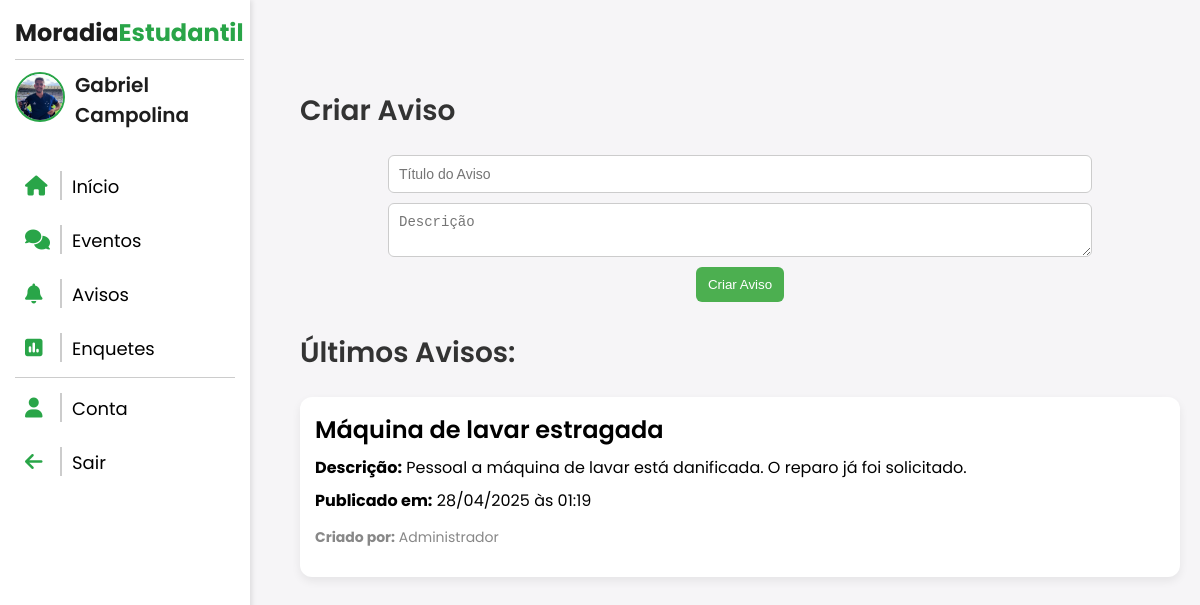
Page /avisos/ (signed in) on the committed database.
### AppMoradia/models.py (models this page shows, shortened)
class CustomUser(AbstractUser):
     foto = models.ImageField(
        upload_to='fotos_perfil/',
        blank=True,
        null=True,
        default='fotos_perfil/default.png'
      )
     tipo = (
         ('VISITANTE','Visitante'),
         ('RESIDENTE','Residente'),
         ('SÍNDICO','Síndico'),
         ('COORDENADOR','Coordenador')
     )
     tipo = models.CharField(max_length=100, choices=tipo, default='VISITANTE')

class Aviso(models.Model):
    titulo = models.CharField(max_length=200)
    descricao = models.TextField()
    data_criacao = models.DateTimeField(auto_now_add=True)
    criado_por = models.ForeignKey(settings.AUTH_USER_MODEL, on_delete=models.CASCADE)

### AppMoradia/views.py (the view)
# urls.py: path('avisos/', views.avisos, name='avisos'),
@login_required
def avisos(request):
    usuario = request.user
    avisos = Aviso.objects.all().order_by('-data_criacao')
    return render(request, 'avisos.html', {'usuario': usuario, 'avisos': avisos})

### AppMoradia/templates/avisos.html (shortened to what this page needs)
{% extends 'sidebar-sistema.html' %}
{% load static %}
    {% block content %}
    <div class="dashboard">
        {% if user.tipo == 'COORDENADOR' or user.tipo == 'SÍNDICO' %}
        <h2 class="dashboard-title">Criar Aviso</h2>
        <div class="form-adicionar-evento">
            <form method="post" action="{% url 'adicionar_aviso' %}">
                <input type="text" name="titulo" placeholder="Título do Aviso" required class="input-evento">
                <textarea name="descricao" placeholder="Descrição" required class="textarea-evento"></textarea>
                <button type="submit" class="btn-adicionar">Criar Aviso</button>
            </form>
        </div>
        {% endif %}
        <h2 class="dashboard-title">Últimos Avisos:</h2>
        <div class="lista-eventos">
            {% for aviso in avisos %}
            <div class="card-evento">
                <div class="header-evento">
                    <h3 class="titulo-evento">{{ aviso.titulo }}</h3>
                </div>
                <div class="info-evento">
                    <p class="descricao-evento"><strong>Descrição:</strong> {{ aviso.descricao }}</p>
                    <p><strong>Publicado em:</strong> {{ aviso.data_criacao|date:"d/m/Y" }} às {{ aviso.data_criacao|date:"H:i" }}</p>
                </div>
                <p class="autor-evento"><strong>Criado por:</strong> {{ aviso.criado_por.first_name }}</p>
            </div>
            {% empty %}
            <p>Nenhum aviso cadastrado ainda.</p>
            {% endfor %}
        </div>
    </div>
    {% endblock %}

### AppMoradia/templates/sidebar-sistema.html (shortened to what this page needs)
{% load static %}
<!DOCTYPE html>
<html lang="en">
<head>
    <link rel="stylesheet" href="{% static 'css/sistema.css' %}">
    <link rel="stylesheet" href="https://cdnjs.cloudflare.com/ajax/libs/font-awesome/6.5.0/css/all.min.css" />
</head>
<body>
    <div class="sidebar" id="sidebar">
        <div class="title">
            <span class="gray">Moradia</span><span class="green">Estudantil</span>
        </div>
        <div class="user-info">
            <a href="{% url 'conta' %}"><img src="{{ usuario.foto.url }}" alt="Foto do usuário" class="user-photo"></a>
            <span class="user-name">{{ usuario.first_name }}</span>
        </div>
        <ul>
            <li><a href="{% url 'sistema' %}"><i class="fa-solid fa-house"></i><span class="menu-text">Início</span></a></li>
            <li><a href="{% url 'eventos' %}"><i class="fa-solid fa-comments"></i><span class="menu-text">Eventos</span></a></li>
            <li><a href="{% url 'avisos' %}"><i class="fa-solid fa-bell"></i><span class="menu-text">Avisos</span></a></li>
            <li><a href="{% url 'enquetes' %}"><i class="fa-solid fa-square-poll-vertical"></i><span class="menu-text">Enquetes</span></a></li>
        <div class="options">
            <li><a href="{% url 'conta' %}"><i class="fa-solid fa-user"></i><span class="menu-text">Conta</span></a></li>
            <li>
                <a class="btn-sair" href="#" onclick="document.getElementById('logout-form').submit();"><i class="fa-solid fa-arrow-left"></i><span class="menu-text">Sair</span></a>
            </li>
           </div>
        </ul>
    </div>
    <div class="main-content">
        {% block content %}
        {% endblock %}
    </div>
</body>
</html>

### AppMoradia/static/css/sistema.css (style rules this page uses)
* { box-sizing: border-box; }
html, body { width: 100%; overflow-x: hidden; }
body { background: #f6f5f7; font-family: 'Poppins', sans-serif; margin: 0; }
.gray { user-select: none; font-weight: bold; color: #1d1d1d; text-align: center; font-size: 24px; margin-bottom: 20px; border-bottom: 1px solid #ccc; padding-bottom: 10px; }
.green { user-select: none; font-weight: bold; color: #29a548; text-align: center; font-size: 24px; margin-bottom: 20px; border-bottom: 1px solid #ccc; padding-bottom: 10px; }
.sidebar { position: fixed; width: 250px; height: 100vh; background-color: #fff; padding: 15px; box-shadow: 2px 0 5px rgba(0, 0, 0, 0.1); transition: transform 0.3s ease-in-out; transform: translateX(0); z-index: 1000; display: flex; flex-direction: column; }
.options { border-top: 1px solid #ccc; }
.btn-sair { color: black; }
.sidebar ul { list-style-type: none; padding: 0; color: black; }
.sidebar ul li { margin: 5px 0; cursor: pointer; }
.sidebar ul li a { text-decoration: none; font-size: 18px; display: flex; align-items: center; padding: 10px; border-radius: 8px; transition: background-color 0.3s; color: black; }
.sidebar ul li a i { font-size: 20px; color: #29a548; width: 20px; height: 20px; margin-right: 5px; }
.sidebar ul li a .menu-text { margin-left: 10px; border-left: 2px solid #ccc; padding-left: 10px; padding-top: 2px; }
.user-info { user-select: none; display: flex; align-items: center; gap: 10px; padding: 10px 0; margin-top: 10px; }
.user-photo { width: 50px; height: 50px; border-radius: 50%; object-fit: cover; border: 2px solid #29a548; }
.user-name { font-weight: 600; color: #1d1d1d; font-size: 20px; }
.main-content { margin-left: 280px; padding: 20px; min-height: 100vh; background: #f6f5f7; }
.dashboard { margin-top: 70px; }
.dashboard-title { user-select: none; font-size: 28px; color: #333; font-weight: 600; text-align: left; }
form { display: flex; flex-direction: column; align-items: center; }
.form-adicionar-evento { margin-bottom: 30px; text-align: center; }
.input-evento, .textarea-evento { width: 80%; padding: 10px; margin-bottom: 10px; border: 1px solid #ccc; border-radius: 6px; font-size: 14px; }
.btn-adicionar { padding: 10px 12px; background-color: #4CAF50; color: white; border: none; border-radius: 6px; cursor: pointer; transition: background-color 0.3s; }
.lista-eventos { user-select: none; display: flex; flex-direction: column; gap: 20px; }
.card-evento { background-color: white; padding: 15px; border-radius: 12px; position: relative; box-shadow: 0 4px 10px rgba(0, 0, 0, 0.07); transition: transform 0.3s ease, box-shadow 0.3s ease; }
.titulo-evento { padding: 0; font-size: 24px; font-weight: 600; margin: 0; }
.info-evento p { margin: 8px 0; font-size: 16px; }
.autor-evento { color: #888; font-size: 14px; }
.header-evento { display: flex; justify-content: space-between; }

### rows in the picture
CustomUser: foto (picture), first_name "Gabriel Campolina"
Aviso: titulo "Máquina de lavar estragada", descricao "Pessoal a máquina de lavar está danificada. O reparo já foi solicitado.", data_criacao "28/04/2025", data_criacao "01:19", criado_por.first_name "Administrador"
